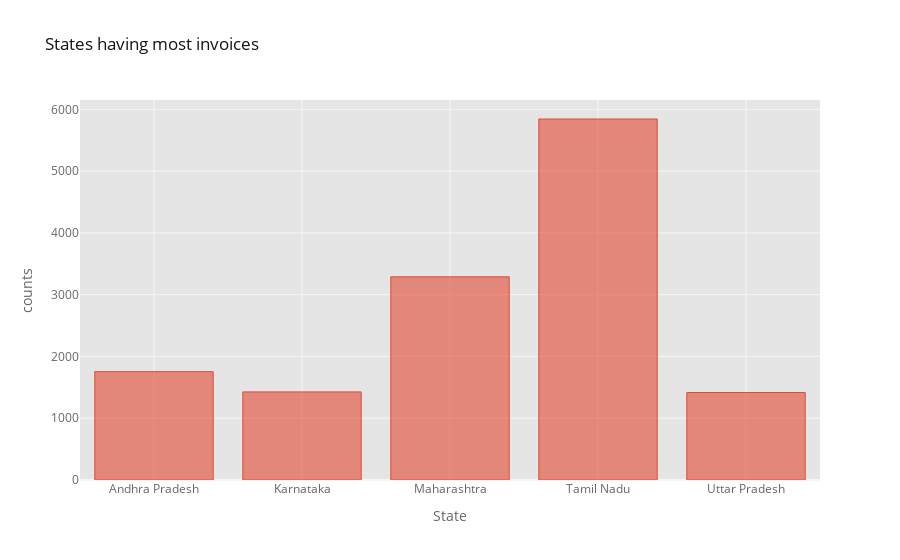

The notebook cell saved with this chart:
### Markdown cell above
visualising most invoice states

### Code cell
state_most_invoice.iplot(kind='bar',title='States having most invoices',xTitle='State',yTitle='counts',theme='ggplot')

### Figure 1 — Plotly figure (JSON) as saved in the notebook; plotly's stock layout.template omitted (floating-point values rounded to 4 significant figures)
{"data": [{"marker": {"color": "rgba(226, 74, 51, 0.6)", "line": {"color": "rgba(226, 74, 51, 1.0)", "width": 1}}, "name": "CITY", "orientation": "v", "text": "", "type": "bar", "x": ["Andhra Pradesh", "Karnataka", "Maharashtra", "Tamil Nadu", "Uttar Pradesh"], "y": [1754, 1426, 3289, 5844, 1416]}], "layout": {"legend": {"bgcolor": "#FFFFFF", "font": {"color": "#666666"}}, "paper_bgcolor": "#FFFFFF", "plot_bgcolor": "#E5E5E5", "title": {"font": {"color": "#151516"}, "text": "States having most invoices"}, "xaxis": {"gridcolor": "#F6F6F6", "showgrid": true, "tickfont": {"color": "#666666"}, "title": {"font": {"color": "#666666"}, "text": "State"}, "zerolinecolor": "#F6F6F6"}, "yaxis": {"gridcolor": "#F6F6F6", "showgrid": true, "tickfont": {"color": "#666666"}, "title": {"font": {"color": "#666666"}, "text": "counts"}, "zerolinecolor": "#F6F6F6"}}}
